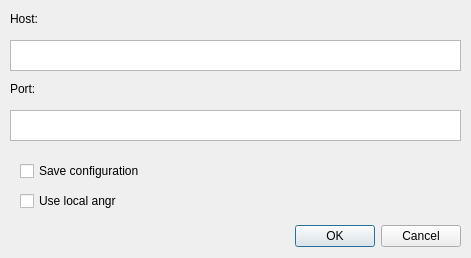
<?xml version="1.0" encoding="UTF-8"?>
<ui version="4.0">
 <class>IDAngrConnectDialog</class>
 <widget class="QDialog" name="IDAngrConnectDialog">
  <property name="geometry">
   <rect>
    <x>0</x>
    <y>0</y>
    <width>471</width>
    <height>258</height>
   </rect>
  </property>
  <property name="windowTitle">
   <string>Dialog</string>
  </property>
  <widget class="QDialogButtonBox" name="buttonBox">
   <property name="geometry">
    <rect>
     <x>130</x>
     <y>220</y>
     <width>331</width>
     <height>32</height>
    </rect>
   </property>
   <property name="orientation">
    <enum>Qt::Horizontal</enum>
   </property>
   <property name="standardButtons">
    <set>QDialogButtonBox::Cancel|QDialogButtonBox::Ok</set>
   </property>
  </widget>
  <widget class="QPlainTextEdit" name="hostTxt">
   <property name="geometry">
    <rect>
     <x>10</x>
     <y>40</y>
     <width>451</width>
     <height>31</height>
    </rect>
   </property>
  </widget>
  <widget class="QLabel" name="label">
   <property name="geometry">
    <rect>
     <x>10</x>
     <y>10</y>
     <width>67</width>
     <height>17</height>
    </rect>
   </property>
   <property name="text">
    <string>Host:</string>
   </property>
  </widget>
  <widget class="QPlainTextEdit" name="portTxt">
   <property name="geometry">
    <rect>
     <x>10</x>
     <y>110</y>
     <width>451</width>
     <height>31</height>
    </rect>
   </property>
  </widget>
  <widget class="QLabel" name="label_2">
   <property name="geometry">
    <rect>
     <x>10</x>
     <y>80</y>
     <width>67</width>
     <height>17</height>
    </rect>
   </property>
   <property name="text">
    <string>Port:</string>
   </property>
  </widget>
  <widget class="QCheckBox" name="saveBox">
   <property name="geometry">
    <rect>
     <x>20</x>
     <y>160</y>
     <width>181</width>
     <height>22</height>
    </rect>
   </property>
   <property name="text">
    <string>Save configuration</string>
   </property>
   <property name="checked">
    <bool>false</bool>
   </property>
  </widget>
  <widget class="QCheckBox" name="localBox">
   <property name="geometry">
    <rect>
     <x>20</x>
     <y>190</y>
     <width>181</width>
     <height>22</height>
    </rect>
   </property>
   <property name="text">
    <string>Use local angr</string>
   </property>
  </widget>
 </widget>
 <resources/>
 <connections>
  <connection>
   <sender>buttonBox</sender>
   <signal>accepted()</signal>
   <receiver>IDAngrConnectDialog</receiver>
   <slot>accept()</slot>
   <hints>
    <hint type="sourcelabel">
     <x>248</x>
     <y>254</y>
    </hint>
    <hint type="destinationlabel">
     <x>157</x>
     <y>274</y>
    </hint>
   </hints>
  </connection>
  <connection>
   <sender>buttonBox</sender>
   <signal>rejected()</signal>
   <receiver>IDAngrConnectDialog</receiver>
   <slot>reject()</slot>
   <hints>
    <hint type="sourcelabel">
     <x>316</x>
     <y>260</y>
    </hint>
    <hint type="destinationlabel">
     <x>286</x>
     <y>274</y>
    </hint>
   </hints>
  </connection>
 </connections>
</ui>
